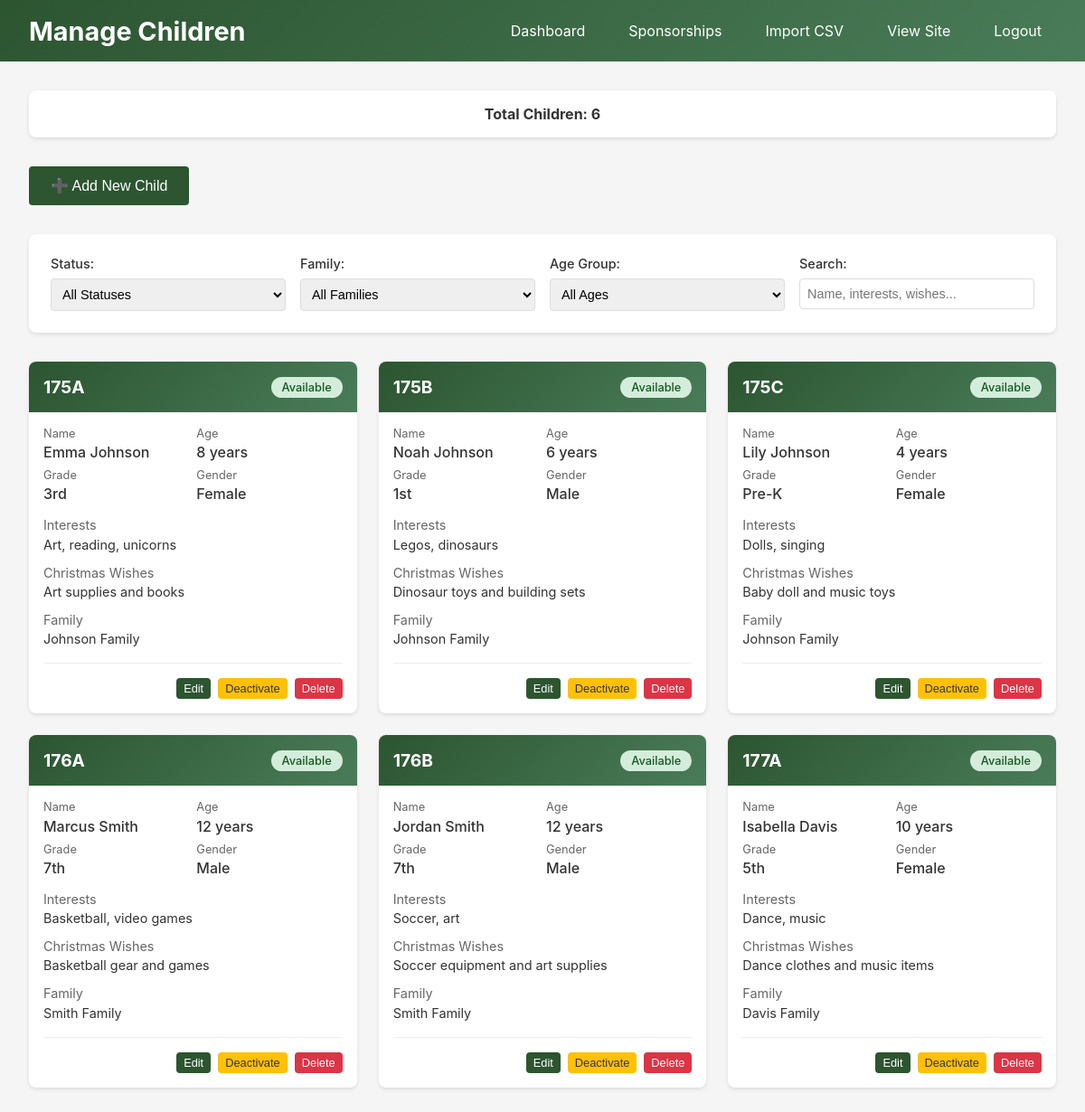
The page /admin/manage_children.php (signed in) on the database its author committed.
### tables this page shows
CREATE TABLE children (
    id INT PRIMARY KEY AUTO_INCREMENT,
    family_id INT NOT NULL,
    child_letter VARCHAR(1) DEFAULT '',  
    
     
    name VARCHAR(100) NOT NULL,
    age INT NOT NULL,
    grade VARCHAR(20),  
    gender ENUM('M', 'F') NOT NULL,
    school VARCHAR(100),
    
     
    shirt_size VARCHAR(10),  
    pant_size VARCHAR(10),
    shoe_size VARCHAR(10),
    jacket_size VARCHAR(10),
    
     
    interests TEXT,  
    wishes TEXT,  
    special_needs TEXT,  
    
     
    status ENUM('available', 'pending', 'sponsored', 'inactive') DEFAULT 'available',
    photo_filename VARCHAR(255),  
    priority_level ENUM('normal', 'high', 'urgent') DEFAULT 'normal',
    
     
    created_at TIMESTAMP DEFAULT CURRENT_TIMESTAMP,
    updated_at TIMESTAMP DEFAULT CURRENT_TIMESTAMP ON UPDATE CURRENT_TIMESTAMP,
    
    FOREIGN KEY (family_id) REFERENCES families(id) ON DELETE CASCADE,
    INDEX idx_status (status),
    INDEX idx_age (age),
    INDEX idx_family (family_id),
    INDEX idx_gender (gender)
);

CREATE TABLE families (
    id INT PRIMARY KEY AUTO_INCREMENT,
    family_number VARCHAR(10) NOT NULL UNIQUE,  
    family_name VARCHAR(100) NOT NULL,
    notes TEXT,
    created_at TIMESTAMP DEFAULT CURRENT_TIMESTAMP,
    updated_at TIMESTAMP DEFAULT CURRENT_TIMESTAMP ON UPDATE CURRENT_TIMESTAMP
);

### includes/database_wrapper.php (called while the page is built, shortened)
<?php
class Database {
    public static function fetchAll(string $sql, array $params = []): array {
        $pdo = \CFK\Config\Database::getConnection();
        $stmt = $pdo->prepare($sql);
        $stmt->execute($params);
        return $stmt->fetchAll(PDO::FETCH_ASSOC);
    }
    public static function fetchRow(string $sql, array $params = []):? array {
        $pdo = \CFK\Config\Database::getConnection();
        $stmt = $pdo->prepare($sql);
        $stmt->execute($params);
        $result = $stmt->fetch(PDO::FETCH_ASSOC);
        return $result ?: null;
    }
}

### config/config.php (called while the page is built, shortened)
<?php
require_once __DIR__ . '/../includes/database_wrapper.php';
function sanitizeString(string $input): string {
    return trim(htmlspecialchars($input, ENT_QUOTES, 'UTF-8'));
}

### admin/manage_children.php (the view, shortened to what this page needs)
<?php
require_once __DIR__ . '/../config/config.php';
$statusFilter = $_GET['status'] ?? 'all';
$familyFilter = $_GET['family'] ?? 'all';
$ageFilter = $_GET['age'] ?? 'all';
$searchQuery = $_GET['search'] ?? '';
$page = max(1, sanitizeInt($_GET['page'] ?? 1));
$perPage = 20;
$whereConditions = [];
$params = [];
$whereClause = empty($whereConditions) ? '' : 'WHERE ' . implode(' AND ', $whereConditions);
$countQuery = "SELECT COUNT(*) as total FROM children c JOIN families f ON c.family_id = f.id $whereClause";
$totalCount = Database::fetchRow($countQuery, $params)['total'] ?? 0;
$offset = ($page - 1) * $perPage;
$children = Database::fetchAll("
    SELECT c.*, f.family_number, f.family_name,
           CONCAT(f.family_number, c.child_letter) as display_id,
           (SELECT COUNT(*) FROM sponsorships s WHERE s.child_id = c.id AND s.status IN ('pending', 'confirmed')) as sponsorship_count
    FROM children c
    JOIN families f ON c.family_id = f.id
    $whereClause
    ORDER BY f.family_number ASC, c.child_letter ASC
    LIMIT $perPage OFFSET $offset
", $params);
?>
<!DOCTYPE html>
<html lang="en">
<head>
</head>
<body>
    <header class="header">
        <h1>Manage Children</h1>
        <nav class="nav-links">
            <a href="index.php">Dashboard</a>
            <a href="manage_sponsorships.php">Sponsorships</a>
            <a href="import_csv.php">Import CSV</a>
            <a href="../index.php" target="_blank">View Site</a>
            <a href="login.php?logout=1">Logout</a>
        </nav>
    </header>
    <div class="container">
        <div class="stats-summary">
            <strong>Total Children: <?php echo $totalCount; ?></strong>
        </div>
        <div class="top-actions">
            <button onclick="showAddModal()" class="btn btn-primary btn-large">
                ➕ Add New Child
            </button>
        </div>
        <form method="GET" class="filters" id="filterForm">
            <div class="filter-group">
                <label for="status">Status:</label>
                <select id="status" name="status" onchange="document.getElementById('filterForm').submit()">
                    <option value="all" <?php echo $statusFilter === 'all' ? 'selected' : ''; ?>>All Statuses</option>
                </select>
            </div>
            <div class="filter-group">
                <label for="family">Family:</label>
                <select id="family" name="family" onchange="document.getElementById('filterForm').submit()">
                    <option value="all" <?php echo $familyFilter === 'all' ? 'selected' : ''; ?>>All Families</option>
                </select>
            </div>
            <div class="filter-group">
                <label for="age">Age Group:</label>
                <select id="age" name="age" onchange="document.getElementById('filterForm').submit()">
                    <option value="all" <?php echo $ageFilter === 'all' ? 'selected' : ''; ?>>All Ages</option>
                </select>
            </div>
            <div class="filter-group">
                <label for="search">Search:</label>
                <input type="text"
                       id="search"
                       name="search"
                       value="<?php echo sanitizeString($searchQuery); ?>"
                       placeholder="Name, interests, wishes..."
                       onchange="document.getElementById('filterForm').submit()">
            </div>
        </form>
        <?php if (empty($children)): ?>
            <div class="empty-state">
                <h3>No Children Found</h3>
                <p>No children match the current filters. Try adjusting your search criteria or add a new child.</p>
                <button onclick="showAddModal()" class="btn btn-primary">Add First Child</button>
            </div>
        <?php else: ?>
            <div class="children-grid">
                <?php foreach ($children as $child): ?>
                    <div class="child-card">
                        <div class="child-header">
                            <div class="child-id"><?php echo sanitizeString($child['display_id']); ?></div>
                            <span class="status-badge status-<?php echo $child['status']; ?>">
                                <?php echo ucfirst($child['status']); ?>
                            </span>
                        </div>
                        <div class="child-body">
                            <div class="child-info">
                                <div class="info-item">
                                    <div class="info-label">Name</div>
                                    <div class="info-value"><?php echo sanitizeString($child['name']); ?></div>
                                </div>
                                <div class="info-item">
                                    <div class="info-label">Age</div>
                                    <div class="info-value"><?php echo $child['age']; ?> years</div>
                                </div>
                                <div class="info-item">
                                    <div class="info-label">Grade</div>
                                    <div class="info-value"><?php echo !empty($child['grade']) ? sanitizeString($child['grade']) : 'Not specified'; ?></div>
                                </div>
                                <div class="info-item">
                                    <div class="info-label">Gender</div>
                                    <div class="info-value"><?php echo $child['gender'] === 'M' ? 'Male' : 'Female'; ?></div>
                                </div>
                            </div>
                            <div class="child-details">
                                <?php if (!empty($child['interests'])): ?>
                                    <div class="detail-section">
                                        <div class="detail-label">Interests</div>
                                        <div class="detail-value"><?php echo sanitizeString($child['interests']); ?></div>
                                    </div>
                                <?php endif; ?>
                                <?php if (!empty($child['wishes'])): ?>
                                    <div class="detail-section">
                                        <div class="detail-label">Christmas Wishes</div>
                                        <div class="detail-value"><?php echo sanitizeString(substr($child['wishes'], 0, 100)); ?><?php echo strlen($child['wishes']) > 100 ? '...' : ''; ?></div>
                                    </div>
                                <?php endif; ?>
                                <div class="detail-section">
                                    <div class="detail-label">Family</div>
                                    <div class="detail-value"><?php echo sanitizeString($child['family_name']); ?></div>
                                </div>
                            </div>
                            <div class="child-actions">
                                <button onclick="showEditModal(<?php echo $child['id']; ?>)" class="btn btn-primary btn-small">
                                    Edit
                                </button>
                                <?php if ($child['status'] === 'available'): ?>
                                    <form method="POST" style="display: inline;">
                                        <button type="submit" class="btn btn-warning btn-small">Deactivate</button>
                                    </form>
                                <?php endif; ?>
                                <?php if ($child['sponsorship_count'] == 0): ?>
                                    <form method="POST" style="display: inline;">
                                        <button type="submit"
                                                class="btn btn-danger btn-small"
                                                onclick="return confirm('Are you sure you want to delete this child? This action cannot be undone.')">
                                            Delete
                                        </button>
                                    </form>
                                <?php endif; ?>
                            </div>
                        </div>
                    </div>
                <?php endforeach; ?>
            </div>
        <?php endif; ?>
    </div>
</body>
</html>

### admin/manage_children.php (style rules this page uses)
* { margin: 0; padding: 0; box-sizing: border-box; }
body { font-family: -apple-system, BlinkMacSystemFont, 'Segoe UI', Roboto, sans-serif; background: #f5f5f5; color: #333; }
.header { background: linear-gradient(135deg, #2c5530 0%, #4a7c59 100%); color: white; padding: 1rem 2rem; display: flex; justify-content: space-between; align-items: center; }
.header h1 { font-size: 1.8rem; }
.nav-links { display: flex; gap: 1rem; }
.nav-links a { color: white; text-decoration: none; padding: 0.5rem 1rem; border-radius: 6px; transition: background 0.2s; }
.container { max-width: 1400px; margin: 0 auto; padding: 2rem; }
.top-actions { display: flex; justify-content: space-between; align-items: center; margin-bottom: 2rem; gap: 2rem; }
.filters { background: white; padding: 1.5rem; border-radius: 8px; box-shadow: 0 2px 4px rgba(0,0,0,0.1); margin-bottom: 2rem; display: grid; grid-template-columns: repeat(auto-fit, minmax(200px, 1fr)); gap: 1rem; }
.filter-group { display: flex; flex-direction: column; gap: 0.5rem; }
.filter-group label { font-weight: 500; color: #333; font-size: 0.9rem; }
.filter-group input, .filter-group select { padding: 0.5rem; border: 1px solid #ddd; border-radius: 4px; font-size: 0.9rem; }
.children-grid { display: grid; grid-template-columns: repeat(auto-fill, minmax(350px, 1fr)); gap: 1.5rem; }
.child-card { background: white; border-radius: 8px; box-shadow: 0 2px 4px rgba(0,0,0,0.1); overflow: hidden; }
.child-header { background: linear-gradient(135deg, #2c5530 0%, #4a7c59 100%); color: white; padding: 1rem; display: flex; justify-content: space-between; align-items: center; }
.child-id { font-size: 1.2rem; font-weight: bold; }
.child-body { padding: 1rem; }
.child-info { display: grid; grid-template-columns: 1fr 1fr; gap: 0.5rem; margin-bottom: 1rem; }
.info-item { display: flex; flex-direction: column; }
.info-label { font-size: 0.8rem; color: #666; margin-bottom: 0.2rem; }
.info-value { font-weight: 500; }
.child-details { margin: 1rem 0; }
.detail-section { margin-bottom: 0.75rem; }
.detail-label { font-size: 0.9rem; color: #666; margin-bottom: 0.2rem; }
.detail-value { font-size: 0.9rem; line-height: 1.4; }
.child-actions { display: flex; gap: 0.5rem; justify-content: flex-end; padding-top: 1rem; border-top: 1px solid #eee; }
.status-badge { padding: 0.25rem 0.75rem; border-radius: 20px; font-size: 0.8rem; font-weight: 500; display: inline-block; }
.status-available { background: #d4edda; color: #155724; }
.btn { padding: 0.5rem 1rem; border: none; border-radius: 4px; cursor: pointer; font-size: 0.9rem; text-decoration: none; display: inline-block; text-align: center; transition: background 0.2s; }
.btn-primary { background: #2c5530; color: white; }
.btn-warning { background: #ffc107; color: #333; }
.btn-danger { background: #dc3545; color: white; }
.btn-small { padding: 0.25rem 0.5rem; font-size: 0.8rem; }
.btn-large { padding: 0.75rem 1.5rem; font-size: 1rem; }
.stats-summary { background: white; padding: 1rem; border-radius: 8px; box-shadow: 0 2px 4px rgba(0,0,0,0.1); margin-bottom: 2rem; text-align: center; }

### rows shown on the page
children: display_id "175A", status "Available", name "Emma Johnson", age "8", grade "3rd", gender "Female", interests "Art, reading, unicorns", wishes "Art supplies and books", family.family_name "Johnson Family"
children: display_id "175B", status "Available", name "Noah Johnson", age "6", grade "1st", gender "Male", interests "Legos, dinosaurs", wishes "Dinosaur toys and building sets", family.family_name "Johnson Family"
children: display_id "175C", status "Available", name "Lily Johnson", age "4", grade "Pre-K", gender "Female", interests "Dolls, singing", wishes "Baby doll and music toys", family.family_name "Johnson Family"
children: display_id "176A", status "Available", name "Marcus Smith", age "12", grade "7th", gender "Male", interests "Basketball, video games", wishes "Basketball gear and games", family.family_name "Smith Family"
children: display_id "176B", status "Available", name "Jordan Smith", age "12", grade "7th", gender "Male", interests "Soccer, art", wishes "Soccer equipment and art supplies", family.family_name "Smith Family"
children: display_id "177A", status "Available", name "Isabella Davis", age "10", grade "5th", gender "Female", interests "Dance, music", wishes "Dance clothes and music items", family.family_name "Davis Family"

### other values the page prints
$totalCount "6"
